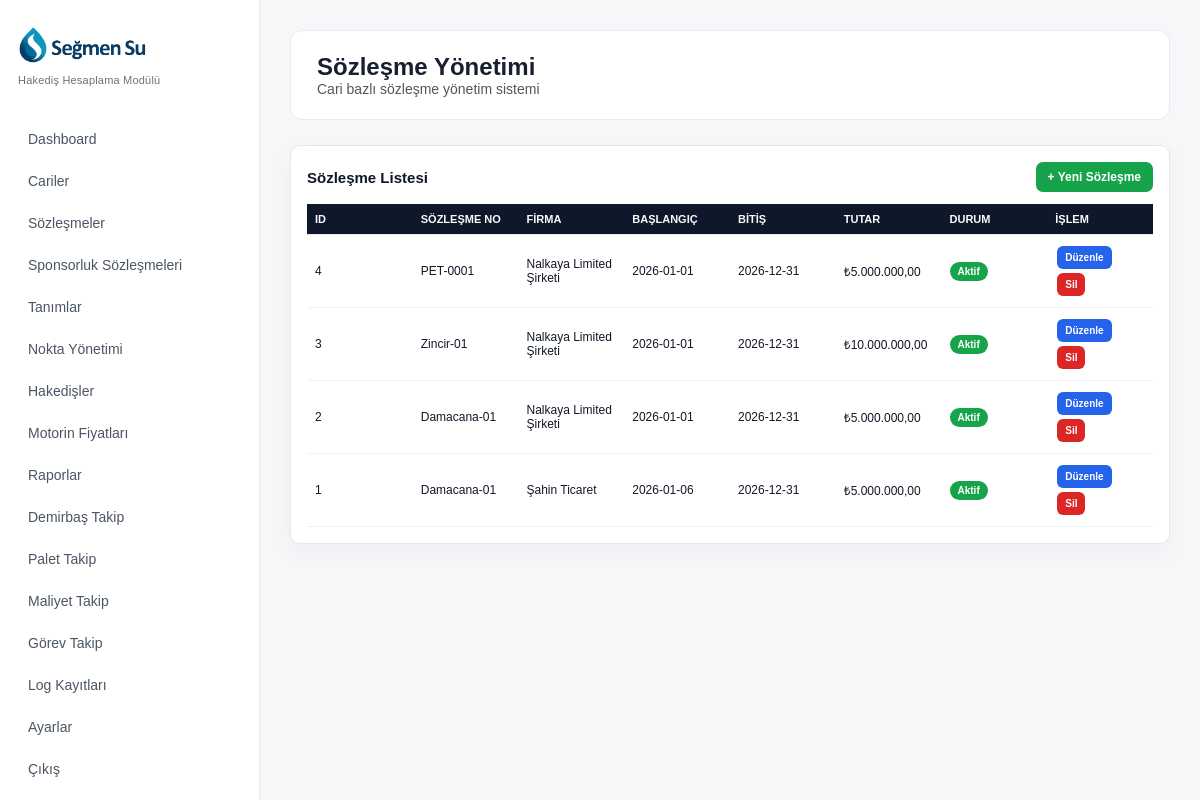
/sozlesmeler.php (signed in), run on the app's committed database.
### tables this page shows
CREATE TABLE `sozlesmeler` (
  `id` int(11) NOT NULL,
  `cari_id` int(11) NOT NULL,
  `sozlesme_no` varchar(100) DEFAULT NULL,
  `sozlesme_adi` varchar(255) DEFAULT NULL,
  `baslangic_tarihi` date DEFAULT NULL,
  `bitis_tarihi` date DEFAULT NULL,
  `motorin_baz_fiyati` decimal(10,3) DEFAULT 0.000,
  `fiyat_fark_orani` decimal(5,2) DEFAULT 7.00,
  `fiyat_fark_etki_orani` decimal(5,2) DEFAULT 40.00,
  `aciklama` text DEFAULT NULL,
  `durum` tinyint(4) DEFAULT 1,
  `created_at` timestamp NOT NULL DEFAULT current_timestamp(),
  `sozlesme_tutari` decimal(15,2) DEFAULT 0.00
);

CREATE TABLE `cariler` (
  `id` int(11) NOT NULL,
  `cari_kod` varchar(50) DEFAULT NULL,
  `cari_unvan` varchar(255) NOT NULL,
  `cari_tipleri` text DEFAULT NULL,
  `vergi_no` varchar(50) DEFAULT NULL,
  `vergi_dairesi` varchar(100) DEFAULT NULL,
  `yetkili_kisi` varchar(150) DEFAULT NULL,
  `telefon` varchar(50) DEFAULT NULL,
  `email` varchar(150) DEFAULT NULL,
  `adres` text DEFAULT NULL,
  `iban` varchar(100) DEFAULT NULL,
  `durum` tinyint(4) DEFAULT 1,
  `created_at` timestamp NOT NULL DEFAULT current_timestamp(),
  `firma_kodu` varchar(50) DEFAULT NULL,
  `firma_adi` varchar(255) DEFAULT NULL,
  `yetkili` varchar(255) DEFAULT NULL,
  `tip` varchar(50) DEFAULT NULL
);

### sozlesmeler.php (the view, shortened to what this page needs)
<?php
require_once __DIR__ . '/config/database.php';
$query = $db->query("
    SELECT
        sozlesmeler.*,
        cariler.firma_adi
    FROM sozlesmeler
    LEFT JOIN cariler
        ON cariler.id = sozlesmeler.cari_id
    ORDER BY sozlesmeler.id DESC
");
$sozlesmeler = $query->fetchAll(PDO::FETCH_ASSOC);
?>
<!DOCTYPE html>
<html lang="tr">
<head>
<link rel="stylesheet" href="assets/css/style.css">
</head>
<body>
<?php require_once __DIR__ . '/sidebar.php'; ?>
<div class="main">
    <div class="topbar">
        <h2>Sözleşme Yönetimi</h2>
        <p>
            Cari bazlı sözleşme yönetim sistemi
        </p>
    </div>
    <div class="table-area">
        <div class="top-actions">
            <h3>Sözleşme Listesi</h3>
            <a href="sozlesme-ekle.php" class="btn">
                + Yeni Sözleşme
            </a>
        </div>
        <table>
            <thead>
                <tr>
                    <th>ID</th>
                    <th>Sözleşme No</th>
                    <th>Firma</th>
                    <th>Başlangıç</th>
                    <th>Bitiş</th>
                    <th>Tutar</th>
                    <th>Durum</th>
                    <th>İşlem</th>
                </tr>
            </thead>
            <tbody>
            <?php foreach($sozlesmeler as $sozlesme): ?>
                <tr>
                    <td><?php echo $sozlesme['id']; ?></td>
                    <td><?php echo $sozlesme['sozlesme_no']; ?></td>
                    <td><?php echo $sozlesme['firma_adi']; ?></td>
                    <td><?php echo $sozlesme['baslangic_tarihi']; ?></td>
                    <td><?php echo $sozlesme['bitis_tarihi']; ?></td>
                    <td class="actions-cell">
                        ₺<?php echo number_format($sozlesme['sozlesme_tutari'],2,',','.'); ?>
                    </td>
                    <td>
                        <?php if($sozlesme['durum']==1): ?>
                            <span class="badge active">Aktif</span>
                        <?php else: ?>
                            <span class="badge passive">Pasif</span>
                        <?php endif; ?>
                    </td>
                    <td>
                        <a
                            href="sozlesme-duzenle.php?id=<?php echo $sozlesme['id']; ?>"
                            class="action-btn edit-btn"
                        >
                            Düzenle
                        </a>
                        <a
                            href="sozlesme-sil.php?id=<?php echo $sozlesme['id']; ?>"
                            class="action-btn delete-btn"
                            onclick="return confirm('Bu sözleşmeyi silmek istediğinize emin misiniz?');"
                        >
                            Sil
                        </a>
                    </td>
                </tr>
            <?php endforeach; ?>
            </tbody>
        </table>
    </div>
</div>
</body>
</html>

### assets/css/style.css (style rules this page uses)
* { margin:0; padding:0; box-sizing:border-box; }
body { font-family:Arial, Helvetica, sans-serif; background:#f6f7f9; font-size:14px; color:#18202f; }
.main { margin-left:260px; padding:30px; }
.topbar { background:white; padding:22px 26px; border-radius:12px; border:1px solid #e7eaf0; box-shadow:none; margin-bottom:25px; }
.topbar h2 { font-size:24px; }
.topbar p { font-size:14px; color:#555; }

### sozlesmeler.php (style rules this page uses)
.table-area { background:white; padding:16px; border-radius:10px; border:1px solid #e5e7eb; box-shadow:0 8px 22px rgba(15,23,42,.04); overflow:auto; }
.top-actions { margin-bottom:12px; display:flex; justify-content:space-between; align-items:center; gap:10px; }
.top-actions h3 { margin:0; font-size:15px; color:#0f172a; }
.btn { background:#16a34a; color:white; padding:8px 12px; border-radius:7px; text-decoration:none; font-size:12px; font-weight:700; white-space:nowrap; }
table { width:100%; border-collapse:separate; border-spacing:0; table-layout:fixed; }
table th { background:#0f172a; color:#f8fafc; padding:9px 8px; text-align:left; font-size:11px; text-transform:uppercase; letter-spacing:0; border-bottom:1px solid #e5e7eb; }
table td { padding:9px 8px; border-bottom:1px solid #eef2f7; font-size:12px; color:#111827; vertical-align:middle; overflow-wrap:anywhere; }
.badge { padding:4px 8px; border-radius:999px; color:white; font-size:10px; font-weight:800; display:inline-flex; align-items:center; justify-content:center; }
.active { background:#16a34a; }
.action-btn { color:white; padding:6px 8px; border-radius:6px; text-decoration:none; font-size:10px; margin:2px; display:inline-block; font-weight:800; }
.edit-btn { background:#2563eb; }
.delete-btn { background:#dc2626; }
.actions-cell { white-space:normal; min-width:92px; }

### data on the page
sozlesmeler: id "4", sozlesme_no "PET-0001", cari.firma_adi "Nalkaya Limited Şirketi", baslangic_tarihi "2026-01-01", bitis_tarihi "2026-12-31", sozlesme_tutari "5.000.000,00", durum "Aktif"
sozlesmeler: id "3", sozlesme_no "Zincir-01", cari.firma_adi "Nalkaya Limited Şirketi", baslangic_tarihi "2026-01-01", bitis_tarihi "2026-12-31", sozlesme_tutari "10.000.000,00", durum "Aktif"
sozlesmeler: id "2", sozlesme_no "Damacana-01", cari.firma_adi "Nalkaya Limited Şirketi", baslangic_tarihi "2026-01-01", bitis_tarihi "2026-12-31", sozlesme_tutari "5.000.000,00", durum "Aktif"
sozlesmeler: id "1", sozlesme_no "Damacana-01", cari.firma_adi "Şahin Ticaret", baslangic_tarihi "2026-01-06", bitis_tarihi "2026-12-31", sozlesme_tutari "5.000.000,00", durum "Aktif"
